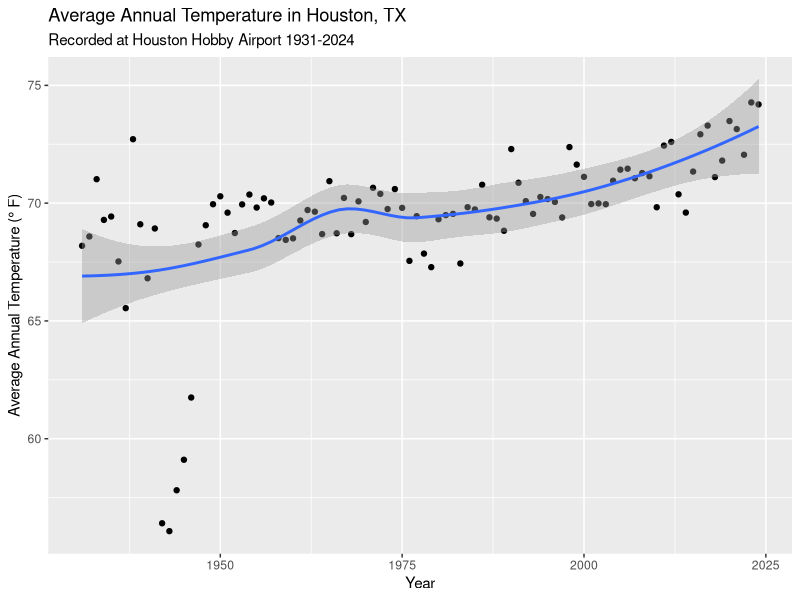
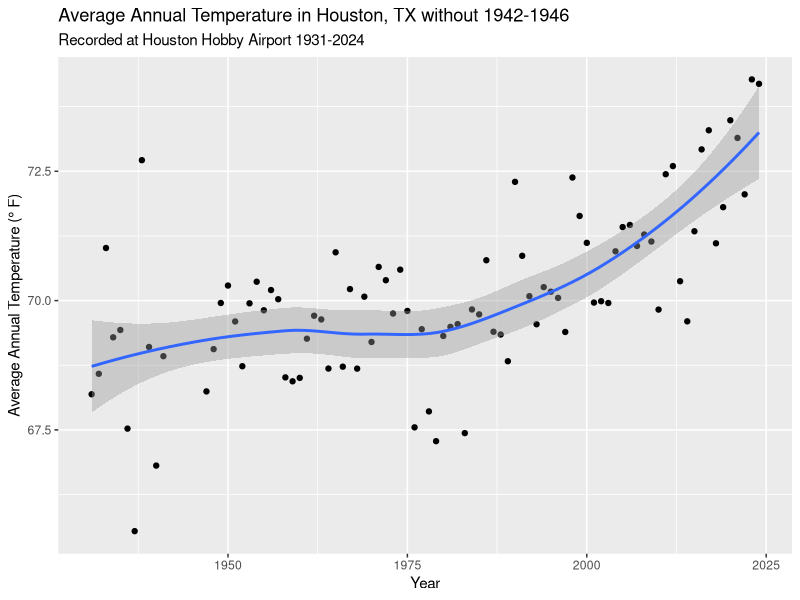
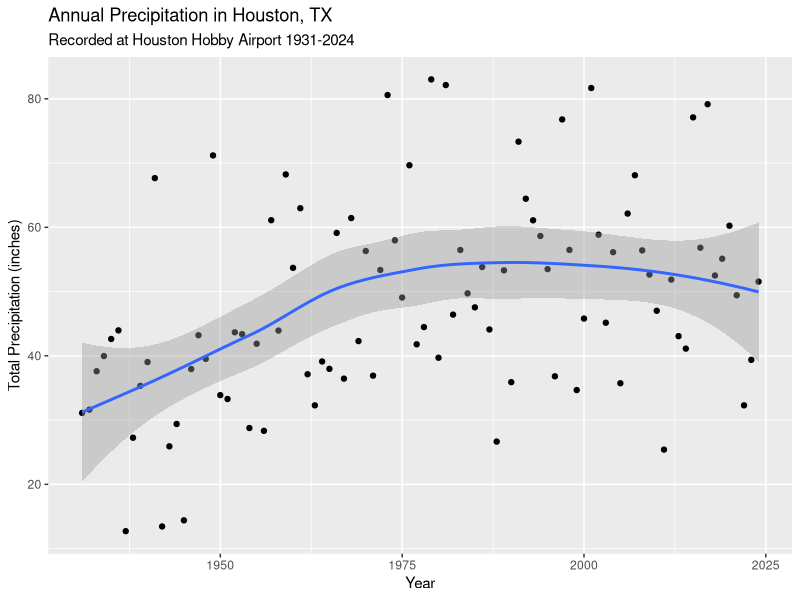
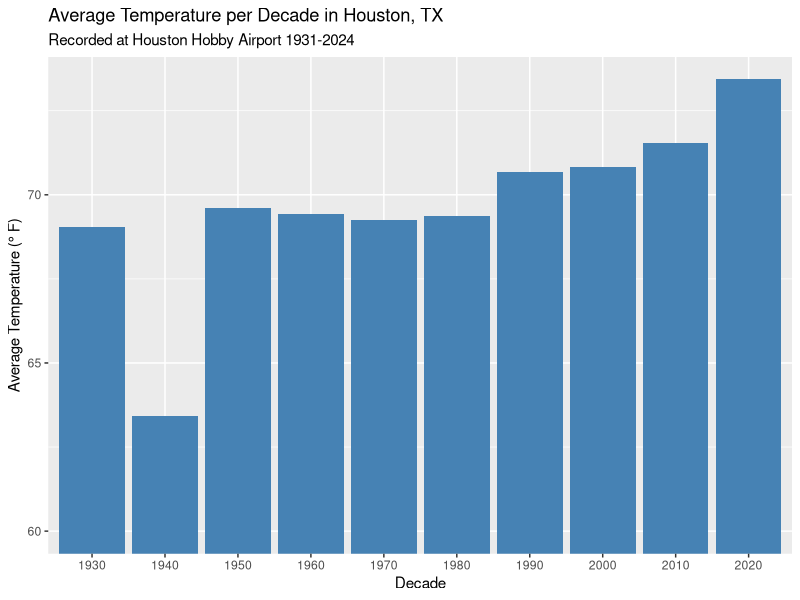
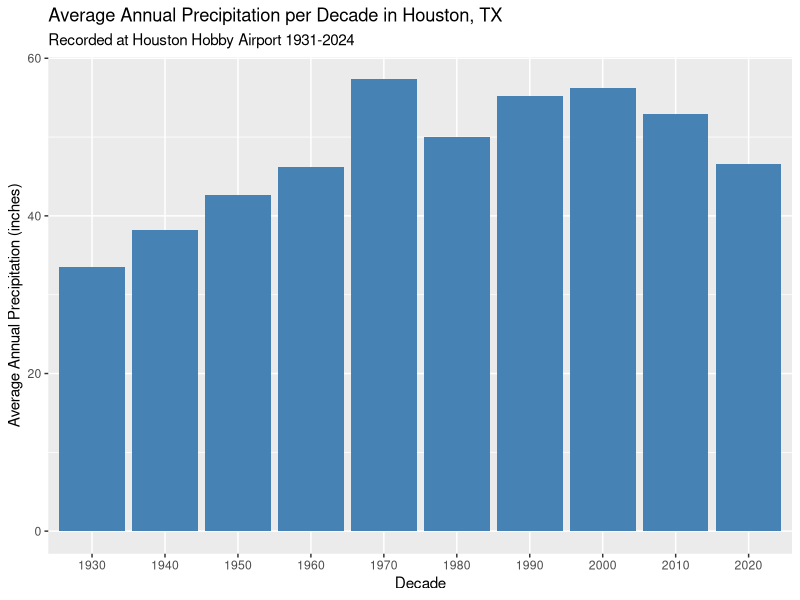

Reproduce these figures in R, in order.
library(tidyverse)
library(tidyr)
library(dplyr)
library(ggplot2)

HOU_data <- read.csv("HOU-Airport_Daily-Weather-Reports_1930-2025.csv")

# change DATE column to date type (instead of character)
HOU_data$DATE <- mdy(HOU_data$DATE)

# remove 1930 and 2024 since not complete
HOU_data <- filter(HOU_data, 
                   HOU_data$DATE < as.Date("2025-01-01"), 
                   HOU_data$DATE > as.Date("1930-12-31"))

# fix NULLS
HOU_data$TAVG <- (HOU_data$TMAX + HOU_data$TMIN) / 2
HOU_data$PRCP <- replace_na(HOU_data$PRCP, 0)
HOU_data <- filter(HOU_data, !is.na(HOU_data$TAVG), !is.na(HOU_data$PRCP))

# aggregate columns into months, years, and decades (using average)
HOU_months <- HOU_data %>%
              group_by(year = year(DATE), month = month(DATE)) %>%
              summarise(avg_temp = mean(TAVG), avg_prcp = mean(PRCP))
HOU_annual <- HOU_data %>%
              group_by(year = year(DATE)) %>%
              summarise(avg_temp = mean(TAVG), total_prcp = sum(PRCP))
HOU_decades <- HOU_annual %>%
                mutate(decade = floor(year/10)*10) %>%
                group_by(decade) %>%
                summarise(avg_temp = mean(avg_temp), avg_prcp = mean(total_prcp)) %>%
                select(decade, avg_temp, avg_prcp) # get rid of year column

# remove 1942-1946 because outliers in temp
HOU_annual_updated <- filter(HOU_annual, avg_temp > 65)
              
# plot average temperature and precipitation separately
ggplot(HOU_annual, 
        mapping = aes(x = year, y = avg_temp)) +
  geom_point() +
  labs(title = "Average Annual Temperature in Houston, TX",
       subtitle = "Recorded at Houston Hobby Airport 1931-2024") +
  xlab("Year") +
  ylab("Average Annual Temperature (\u00B0 F)") +
  geom_smooth()

ggplot(HOU_annual_updated, 
       mapping = aes(x = year, y = avg_temp)) +
  geom_point() +
  labs(title = "Average Annual Temperature in Houston, TX without 1942-1946",
       subtitle = "Recorded at Houston Hobby Airport 1931-2024") +
  xlab("Year") +
  ylab("Average Annual Temperature (\u00B0 F)") +
  geom_smooth()

ggplot(HOU_annual, 
       mapping = aes(x = year, y = total_prcp)) +
  geom_point() +
  labs(title = "Annual Precipitation in Houston, TX",
       subtitle = "Recorded at Houston Hobby Airport 1931-2024") +
  xlab("Year") +
  ylab("Total Precipitation (inches)") +
  geom_smooth()

ggplot(HOU_decades, 
       mapping = aes(x = factor(decade), y = avg_temp)) +
  geom_col(fill = "steelblue") +
  labs(title = "Average Temperature per Decade in Houston, TX",
       subtitle = "Recorded at Houston Hobby Airport 1931-2024") +
  xlab("Decade") +
  ylab("Average Temperature (\u00B0 F)") +
  coord_cartesian(ylim = c(60, NA))

ggplot(HOU_decades, 
       mapping = aes(x = factor(decade), y = avg_prcp)) +
  geom_col(fill = "steelblue") +
  labs(title = "Average Annual Precipitation per Decade in Houston, TX",
       subtitle = "Recorded at Houston Hobby Airport 1931-2024") +
  xlab("Decade") +
  ylab("Average Annual Precipitation (inches)")
